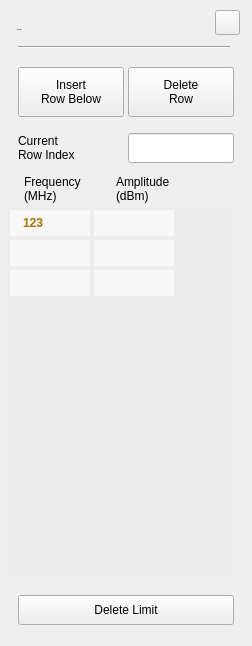
<?xml version="1.0" encoding="UTF-8"?>
<ui version="4.0">
 <class>SA_Dialog_LimitTable</class>
 <widget class="QWidget" name="SA_Dialog_LimitTable">
  <property name="geometry">
   <rect>
    <x>0</x>
    <y>0</y>
    <width>252</width>
    <height>646</height>
   </rect>
  </property>
  <property name="windowTitle">
   <string>Form</string>
  </property>
  <property name="styleSheet">
   <string notr="true">#widget
{
background-color:rgba(211,211,211,0.9);
}
#widget&gt;#lblTitle
{
	font: 75 20px &quot;Arial&quot;;
	color:rgba(46,46,46,1);
	line-height:23px;
	font-weight:bold;
}
SA_LineEdit,
SA_LineEdit:disable
{
	background:rgba(255,255,255,1);
	color:rgba(162, 115, 0,1);
	padding:8px 8px 7px 10px ;
	font: 75 13px &quot;Arial&quot;;
	font-weight:bold;
}
SA_LineEdit:focus
{
	outline: none;
	border:2px solid rgba(162,115,0,1);
	padding:6px 6px 5px 8px ;
}
#pb_cancel
{
border-style:flat;
background-color:rgba(0,0,0,0);
background-image: url(:/sa/image/btn_close_normal.png);
}
#pb_cancel:pressed
{
background-image: url(:/sa/image/btn_close_click.png);
}
#line
{
	background-color:rgba(46,46,46,1);
}
QPushButton
{
	color:rgba(255, 255, 255, 1);
	border-style:flat;
	font: 75 13px &quot;Arial&quot;;
}

#widget&gt;QLabel
{
	font: 75 13px &quot;Arial&quot;;
}

/*******************indoor**********************/
#SA_Dialog_LimitTable[status  =  &quot;indoor&quot;] #widget
{
	background-color:rgba(211,211,211,0.9);
}
#SA_Dialog_LimitTable[status  =  &quot;indoor&quot;] #widget&gt;#lblTitle
{
	color:rgba(46,46,46,1);
}

#SA_Dialog_LimitTable[status  =  &quot;indoor&quot;] SA_LineEdit,
#SA_Dialog_LimitTable[status  =  &quot;indoor&quot;] SA_LineEdit:disable
{
	background:rgba(255,255,255,1);
	color:rgba(162, 115, 0,1);
}

#SA_Dialog_LimitTable[status  =  &quot;indoor&quot;] SA_LineEdit:focus
{
	border:2px solid rgba(162,115,0,1);
	padding:6px 6px 5px 8px ;
}
#SA_Dialog_LimitTable[status  =  &quot;indoor&quot;] #pb_cancel
{
	background-color:rgba(0,0,0,0);
	background-image: url(:/sa/image/btn_close_normal.png);
}
#SA_Dialog_LimitTable[status  =  &quot;indoor&quot;] #pb_cancel:pressed
{
background-image: url(:/sa/image/btn_close_click.png);
}
#SA_Dialog_LimitTable[status  =  &quot;indoor&quot;] #line
{
	background-color:rgba(46,46,46,1);
}
#SA_Dialog_LimitTable[status  =  &quot;indoor&quot;] QPushButton
{
	color:rgba(255, 255, 255, 1);
}

#SA_Dialog_LimitTable[status  =  &quot;indoor&quot;] #widget&gt;QLabel
{
	font: 75 13px &quot;Arial&quot;;
}


/*******************outdoor**********************/
#SA_Dialog_LimitTable[status  =  &quot;outdoor&quot;] #widget
{
	background-color:rgba(211,211,211,0.9);
}
#SA_Dialog_LimitTable[status  =  &quot;outdoor&quot;] #widget&gt;#lblTitle
{
	color:rgba(46,46,46,1);
}

#SA_Dialog_LimitTable[status  =  &quot;outdoor&quot;] SA_LineEdit,
#SA_Dialog_LimitTable[status  =  &quot;outdoor&quot;] SA_LineEdit:disable
{
	background:rgba(255,255,255,1);
	color:rgba(162, 115, 0,1);
}

#SA_Dialog_LimitTable[status  =  &quot;outdoor&quot;] SA_LineEdit:focus
{
	border:2px solid rgba(162,115,0,1);
	padding:6px 6px 5px 8px ;
}
#SA_Dialog_LimitTable[status  =  &quot;outdoor&quot;] #pb_cancel
{
	background-color:rgba(0,0,0,0);
	background-image: url(:/sa/image/btn_close_normal.png);
}
#SA_Dialog_LimitTable[status  =  &quot;outdoor&quot;] #pb_cancel:pressed
{
background-image: url(:/sa/image/btn_close_click.png);
}
#SA_Dialog_LimitTable[status  =  &quot;outdoor&quot;] #line
{
	background-color:rgba(46,46,46,1);
}
#SA_Dialog_LimitTable[status  =  &quot;outdoor&quot;] QPushButton
{
	color:rgba(255, 255, 255, 1);
}

#SA_Dialog_LimitTable[status  =  &quot;outdoor&quot;] #widget&gt;QLabel
{
	font: 75 13px &quot;Arial&quot;;
}


/*******************night**********************/
#SA_Dialog_LimitTable[status  =  &quot;night&quot;] #widget
{
		background-color:rgba(208,182,139,0.9);
}
#SA_Dialog_LimitTable[status  =  &quot;night&quot;] #widget&gt;#lblTitle
{
	color:rgba(46,46,46,1);
}

#SA_Dialog_LimitTable[status  =  &quot;night&quot;] SA_LineEdit,
#SA_Dialog_LimitTable[status  =  &quot;night&quot;] SA_LineEdit:disable
{
	background:rgba(251,219,167,0.6);
	color:rgba(162, 115, 0,1);
}

#SA_Dialog_LimitTable[status  =  &quot;night&quot;] SA_LineEdit:focus
{
	border:2px solid rgba(162,115,0,1);
	padding:6px 6px 5px 8px ;
}
#SA_Dialog_LimitTable[status  =  &quot;night&quot;] #pb_cancel
{
	background-color:rgba(0,0,0,0);
	border-image: url(:/sa/image/night/btn_close_normal.png);
}
#SA_Dialog_LimitTable[status  =  &quot;night&quot;] #pb_cancel:pressed
{
border-image: url(:/sa/image/night/btn_close_click.png);
}
#SA_Dialog_LimitTable[status  =  &quot;night&quot;] #line
{
	background-color:rgba(46,46,46,1);
}
#SA_Dialog_LimitTable[status  =  &quot;night&quot;] QPushButton
{
	color:rgba(255, 255, 255, 1);
}

#SA_Dialog_LimitTable[status  =  &quot;night&quot;] #widget&gt;QLabel
{
	font: 75 13px &quot;Arial&quot;;
}
</string>
  </property>
  <property name="status" stdset="0">
   <string>night</string>
  </property>
  <widget class="QWidget" name="widget" native="true">
   <property name="geometry">
    <rect>
     <x>0</x>
     <y>0</y>
     <width>252</width>
     <height>646</height>
    </rect>
   </property>
   <widget class="QLabel" name="lblTitle">
    <property name="geometry">
     <rect>
      <x>17</x>
      <y>19</y>
      <width>102</width>
      <height>22</height>
     </rect>
    </property>
    <property name="font">
     <font>
      <family>Arial</family>
      <pointsize>-1</pointsize>
      <weight>75</weight>
      <italic>false</italic>
      <bold>true</bold>
     </font>
    </property>
    <property name="styleSheet">
     <string notr="true">#lblTitle
{
	font: 75 20px &quot;Arial&quot;;
	color:rgba(46,46,46,1);
	line-height:23px;
	font-weight:bold;
}</string>
    </property>
    <property name="text">
     <string>Edit Limit</string>
    </property>
   </widget>
   <widget class="Line" name="line">
    <property name="geometry">
     <rect>
      <x>18</x>
      <y>46</y>
      <width>212</width>
      <height>2</height>
     </rect>
    </property>
    <property name="orientation">
     <enum>Qt::Horizontal</enum>
    </property>
   </widget>
   <widget class="QPushButton" name="pb_cancel">
    <property name="geometry">
     <rect>
      <x>215</x>
      <y>10</y>
      <width>25</width>
      <height>25</height>
     </rect>
    </property>
    <property name="styleSheet">
     <string notr="true"/>
    </property>
    <property name="text">
     <string/>
    </property>
   </widget>
   <widget class="QPushButton" name="pb_InsertRow">
    <property name="geometry">
     <rect>
      <x>18</x>
      <y>67</y>
      <width>106</width>
      <height>50</height>
     </rect>
    </property>
    <property name="focusPolicy">
     <enum>Qt::NoFocus</enum>
    </property>
    <property name="styleSheet">
     <string notr="true">/*******************indoor**********************/
#SA_Dialog_LimitTable[status  =  &quot;indoor&quot;] QPushButton
{
	font: 75 13px &quot;Arial&quot;;
	font-weight:bold;
	color:rgba(255, 255, 255, 1);
	text-align:center;
	background-image: url(:/sa/image/btn_w106_nor.png);
}

#SA_Dialog_LimitTable[status  =  &quot;indoor&quot;] QPushButton:pressed
{
	background-image: url(:/sa/image/btn_w106_click.png);
}

/*******************outdoor**********************/
#SA_Dialog_LimitTable[status  =  &quot;outdoor&quot;] QPushButton
{
	font: 75 13px &quot;Arial&quot;;
	font-weight:bold;
	text-align:center;
	color:rgba(0, 0, 0, 1);
	border-image: url(:/sa/image/outdoor/btn_w70_normal.png);
}

#SA_Dialog_LimitTable[status  =  &quot;outdoor&quot;] QPushButton:pressed
{
	border-image: url(:/sa/image/btn_w106_click.png);
}

/*******************night**********************/
#SA_Dialog_LimitTable[status  =  &quot;night&quot;] QPushButton
{
	font: 75 13px &quot;Arial&quot;;
	font-weight:bold;
	color: #FBDBA7;
	text-align:center;
	border-image: url(:/sa/image/btn_w106_nor.png);
}

#SA_Dialog_LimitTable[status  =  &quot;night&quot;] QPushButton:pressed
{
	border-image: url(:/sa/image/night/btn_w216_click.png);
}</string>
    </property>
    <property name="text">
     <string>Insert
Row Below</string>
    </property>
   </widget>
   <widget class="QPushButton" name="pb_DeleteRow">
    <property name="geometry">
     <rect>
      <x>128</x>
      <y>67</y>
      <width>106</width>
      <height>50</height>
     </rect>
    </property>
    <property name="focusPolicy">
     <enum>Qt::NoFocus</enum>
    </property>
    <property name="styleSheet">
     <string notr="true">/*******************indoor**********************/
#SA_Dialog_LimitTable[status  =  &quot;indoor&quot;] QPushButton
{
	font: 75 13px &quot;Arial&quot;;
	font-weight:bold;
	color:rgba(255, 255, 255, 1);
	text-align:center;
	background-image: url(:/sa/image/btn_w106_nor.png);
}

#SA_Dialog_LimitTable[status  =  &quot;indoor&quot;] QPushButton:pressed
{
	background-image: url(:/sa/image/btn_w106_click.png);
}

/*******************outdoor**********************/
#SA_Dialog_LimitTable[status  =  &quot;outdoor&quot;] QPushButton
{
	font: 75 13px &quot;Arial&quot;;
	font-weight:bold;
	text-align:center;
	color:rgba(0, 0, 0, 1);
	border-image: url(:/sa/image/outdoor/btn_w70_normal.png);
}

#SA_Dialog_LimitTable[status  =  &quot;outdoor&quot;] QPushButton:pressed
{
	border-image: url(:/sa/image/btn_w106_click.png);
}

/*******************night**********************/
#SA_Dialog_LimitTable[status  =  &quot;night&quot;] QPushButton
{
	font: 75 13px &quot;Arial&quot;;
	font-weight:bold;
	color: #FBDBA7;
	text-align:center;
	border-image: url(:/sa/image/btn_w106_nor.png);
}

#SA_Dialog_LimitTable[status  =  &quot;night&quot;] QPushButton:pressed
{
	border-image: url(:/sa/image/night/btn_w216_click.png);
}</string>
    </property>
    <property name="text">
     <string>Delete
Row</string>
    </property>
   </widget>
   <widget class="QPushButton" name="pb_DeleteLimit">
    <property name="geometry">
     <rect>
      <x>18</x>
      <y>595</y>
      <width>216</width>
      <height>30</height>
     </rect>
    </property>
    <property name="styleSheet">
     <string notr="true">/*******************indoor**********************/
#SA_Dialog_LimitTable[status  =  &quot;indoor&quot;] QPushButton
{
	font: 75 13px &quot;Arial&quot;;
	font-weight:bold;
	color:rgba(255, 255, 255, 1);
	background-image: url(:/sa/image/btn_w216_nor.png);
	text-align:center;
}

#SA_Dialog_LimitTable[status  =  &quot;indoor&quot;] QPushButton:pressed
{
	
	background-image: url(:/sa/image/btn_w216_click.png);
}


/*******************outdoor**********************/
#SA_Dialog_LimitTable[status  =  &quot;outdoor&quot;] QPushButton
{
	font: 75 13px &quot;Arial&quot;;
	font-weight:bold;
	color:rgba(0, 0, 0, 1);
	border-image: url(:/sa/image/outdoor/btn_w70_normal.png);
	text-align:center;
}

#SA_Dialog_LimitTable[status  =  &quot;outdoor&quot;] QPushButton:pressed
{
	
	border-image: url(:/sa/image/btn_w216_click.png);
}

/*******************night**********************/
#SA_Dialog_LimitTable[status  =  &quot;night&quot;] QPushButton
{
	font: 75 13px &quot;Arial&quot;;
	font-weight:bold;
	color: #FBDBA7;
	background-image: url(:/sa/image/btn_w216_nor.png);
	text-align:center;
}

#SA_Dialog_LimitTable[status  =  &quot;night&quot;] QPushButton:pressed
{
	background-image: url(:/sa/image/night/btn_w216_click.png);
}</string>
    </property>
    <property name="text">
     <string>Delete Limit</string>
    </property>
   </widget>
   <widget class="ClickableTableWidget" name="tableWidget">
    <property name="geometry">
     <rect>
      <x>8</x>
      <y>208</y>
      <width>224</width>
      <height>370</height>
     </rect>
    </property>
    <property name="focusPolicy">
     <enum>Qt::StrongFocus</enum>
    </property>
    <property name="styleSheet">
     <string notr="true">
QTableWidget QHeaderView { 
	font:75 13px  &quot;Arial&quot;;
    text-align:left;
	border-style:flat;
	background-color:rgba(255,0,0,0);
}	
QTableWidget QHeaderView::section::item { 
	text-align:left;
	border-style:flat;
	background-color:rgba(211,211,211,0.1);
}	
QTableWidget
{
	font: 75 13px &quot;Arial&quot;;
	font-weight:bold;		
	background-color:rgba(211,211,211,0.1);
	border-style:flat;
	outline:0px;
}

QTableWidget::item
{
	border-style:flat;
	color:rgba(162, 115, 0, 1);
	padding-left:10px;
	margin:2px 2px 2px 2px;
	background-color:rgba(255,255,255,0.6);
}

QScrollBar:vertical {
	background-color:rgba(145, 145, 145, 1);
	width:14px;
	border-radius:6px; 
}
QScrollBar::handle:vertical {
	border:2px solid rgba(145, 145, 145, 1);
	background-color:rgba(235, 235, 235, 1);
	width:8px;
	border-radius:6px; 
}
QScrollBar::add-line:vertical {
	height:0px;
	subcontrol-position:bottom;
	subcontrol-origin:margin;
}
QScrollBar::sub-line:vertical {
	height:0px;
	subcontrol-position:top;
	subcontrol-origin:margin;
}

/*******************indoor**********************/
#SA_Dialog_LimitTable[status  =  &quot;indoor&quot;] QTableWidget QHeaderView 
{ 
	background-color:rgba(255,0,0,0);
}	
#SA_Dialog_LimitTable[status  =  &quot;indoor&quot;] QTableWidget QHeaderView::section::item 
{ 
	background-color:rgba(211,211,211,0.1);
}	
#SA_Dialog_LimitTable[status  =  &quot;indoor&quot;] QTableWidget
{
	background-color:rgba(211,211,211,0.1);
}

#SA_Dialog_LimitTable[status  =  &quot;indoor&quot;] QTableWidget::item
{
	color:rgba(162, 115, 0, 1);
	background-color:rgba(255,255,255,0.6);
}

#SA_Dialog_LimitTable[status  =  &quot;indoor&quot;] QScrollBar:vertical
{
	background-color:rgba(145, 145, 145, 1);
}
#SA_Dialog_LimitTable[status  =  &quot;indoor&quot;] QScrollBar::handle:vertical
 {
	border:2px solid rgba(145, 145, 145, 1);
	background-color:rgba(235, 235, 235, 1);
}

/*******************outdoor**********************/
#SA_Dialog_LimitTable[status  =  &quot;outdoor&quot;] QTableWidget QHeaderView 
{ 
	background-color:rgba(255,0,0,0);
}	
#SA_Dialog_LimitTable[status  =  &quot;outdoor&quot;] QTableWidget QHeaderView::section::item 
{ 
	background-color:rgba(211,211,211,0.1);
}	
#SA_Dialog_LimitTable[status  =  &quot;outdoor&quot;] QTableWidget
{
	background-color:rgba(211,211,211,0.1);
}

#SA_Dialog_LimitTable[status  =  &quot;outdoor&quot;] QTableWidget::item
{
	color:rgba(162, 115, 0, 1);
	background-color:rgba(255,255,255,0.6);
}

#SA_Dialog_LimitTable[status  =  &quot;outdoor&quot;] QScrollBar:vertical
{
	background-color:rgba(145, 145, 145, 1);
}
#SA_Dialog_LimitTable[status  =  &quot;outdoor&quot;] QScrollBar::handle:vertical
 {
	border:2px solid rgba(145, 145, 145, 1);
	background-color:rgba(235, 235, 235, 1);
}

/*******************night**********************/
#SA_Dialog_LimitTable[status  =  &quot;night&quot;] QTableWidget QHeaderView 
{ 
	background-color:rgba(255,0,0,0);
}	
#SA_Dialog_LimitTable[status  =  &quot;night&quot;] QTableWidget QHeaderView::section::item 
{ 
	background-color:rgba(211,211,211,0.1);
}	
#SA_Dialog_LimitTable[status  =  &quot;night&quot;] QTableWidget
{
	background-color:rgba(211,211,211,0.1);
}

#SA_Dialog_LimitTable[status  =  &quot;night&quot;] QTableWidget::item
{
	color:rgba(162, 115, 0, 1);
	background-color:rgba(255,255,255,0.6);
}

#SA_Dialog_LimitTable[status  =  &quot;night&quot;] QScrollBar:vertical
{
	background-color:rgba(145, 145, 145, 1);
}
#SA_Dialog_LimitTable[status  =  &quot;night&quot;] QScrollBar::handle:vertical
 {
	border:2px solid rgba(145, 145, 145, 1);
	background-color:rgba(235, 235, 235, 1);
}
</string>
    </property>
    <property name="verticalScrollBarPolicy">
     <enum>Qt::ScrollBarAsNeeded</enum>
    </property>
    <property name="horizontalScrollBarPolicy">
     <enum>Qt::ScrollBarAlwaysOff</enum>
    </property>
    <property name="showGrid">
     <bool>false</bool>
    </property>
    <property name="columnCount">
     <number>2</number>
    </property>
    <attribute name="horizontalHeaderVisible">
     <bool>false</bool>
    </attribute>
    <attribute name="horizontalHeaderDefaultSectionSize">
     <number>84</number>
    </attribute>
    <attribute name="horizontalHeaderHighlightSections">
     <bool>false</bool>
    </attribute>
    <attribute name="horizontalHeaderMinimumSectionSize">
     <number>34</number>
    </attribute>
    <attribute name="horizontalHeaderStretchLastSection">
     <bool>false</bool>
    </attribute>
    <attribute name="verticalHeaderVisible">
     <bool>false</bool>
    </attribute>
    <attribute name="verticalHeaderHighlightSections">
     <bool>true</bool>
    </attribute>
    <row>
     <property name="text">
      <string>1</string>
     </property>
    </row>
    <row>
     <property name="text">
      <string>2</string>
     </property>
    </row>
    <row>
     <property name="text">
      <string>3</string>
     </property>
    </row>
    <column>
     <property name="text">
      <string>1</string>
     </property>
    </column>
    <column/>
    <item row="0" column="0">
     <property name="text">
      <string>123</string>
     </property>
    </item>
   </widget>
   <widget class="QLabel" name="lblFreq">
    <property name="geometry">
     <rect>
      <x>16</x>
      <y>174</y>
      <width>91</width>
      <height>30</height>
     </rect>
    </property>
    <property name="styleSheet">
     <string notr="true">padding-left:5px;</string>
    </property>
    <property name="text">
     <string>Frequency
(MHz)</string>
    </property>
   </widget>
   <widget class="QLabel" name="lblAmpt">
    <property name="geometry">
     <rect>
      <x>108</x>
      <y>174</y>
      <width>121</width>
      <height>30</height>
     </rect>
    </property>
    <property name="styleSheet">
     <string notr="true">padding-left:5px;</string>
    </property>
    <property name="text">
     <string>Amplitude 
(dBm)</string>
    </property>
   </widget>
   <widget class="QLabel" name="lblCurRowIndex">
    <property name="geometry">
     <rect>
      <x>18</x>
      <y>133</y>
      <width>81</width>
      <height>30</height>
     </rect>
    </property>
    <property name="text">
     <string>Current
Row Index</string>
    </property>
   </widget>
   <widget class="SA_LineEdit" name="LED_CurPtIndex">
    <property name="geometry">
     <rect>
      <x>128</x>
      <y>133</y>
      <width>106</width>
      <height>30</height>
     </rect>
    </property>
    <property name="focusPolicy">
     <enum>Qt::StrongFocus</enum>
    </property>
    <property name="readOnly">
     <bool>true</bool>
    </property>
   </widget>
  </widget>
 </widget>
 <customwidgets>
  <customwidget>
   <class>SA_LineEdit</class>
   <extends>QLineEdit</extends>
   <header location="global">sa_lineedit.h</header>
   <slots>
    <signal>clicked()</signal>
   </slots>
  </customwidget>
  <customwidget>
   <class>ClickableTableWidget</class>
   <extends>QTableWidget</extends>
   <header location="global">sa_customedTablewidget.h</header>
  </customwidget>
 </customwidgets>
 <resources/>
 <connections/>
</ui>
